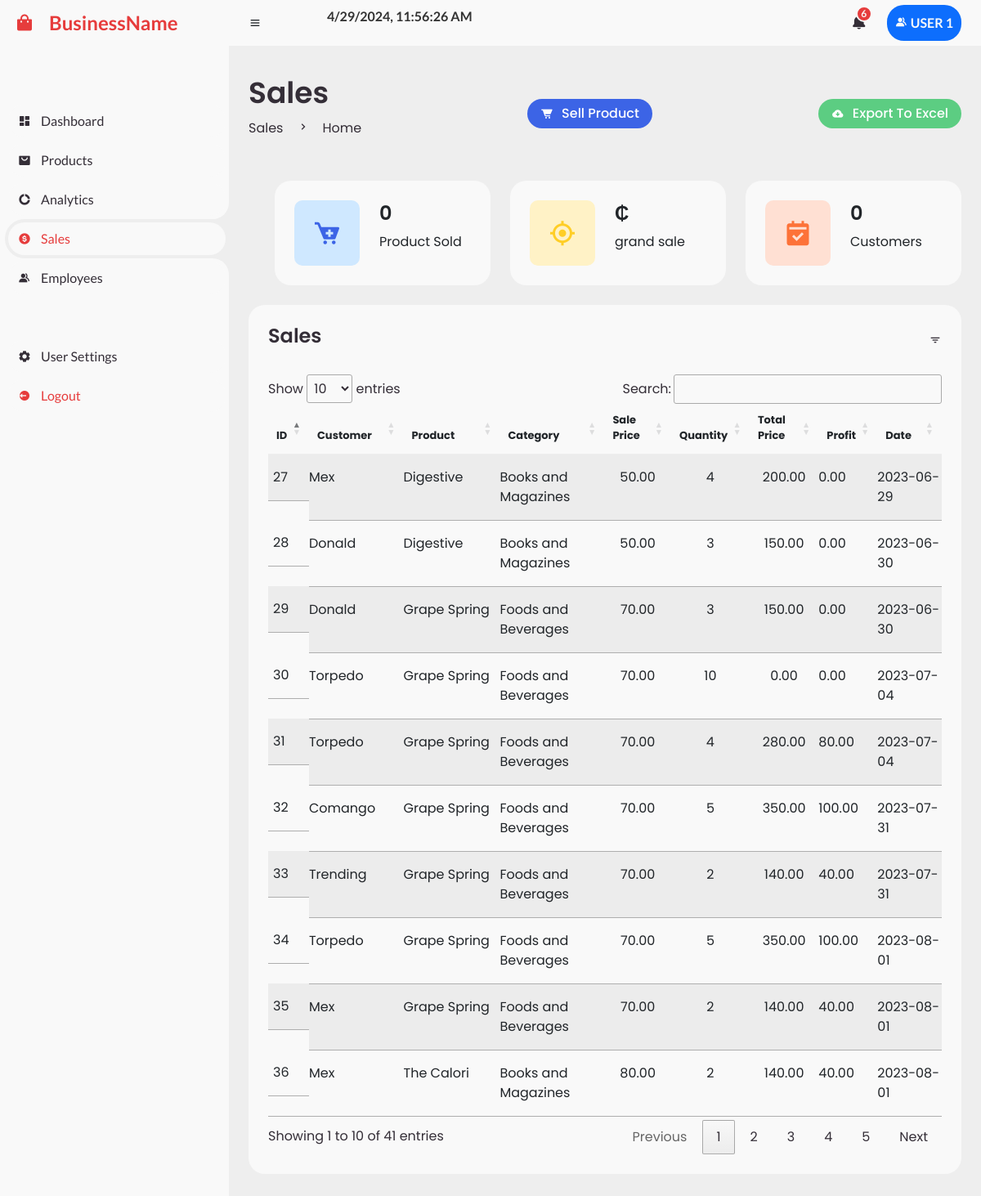
/pages/sale.php (signed in), run on the app's committed database.
### tables this page shows
CREATE TABLE `settings` (
  `CompanyName` varchar(255) NOT NULL DEFAULT 'RMS'
);

CREATE TABLE `sales` (
  `id` int(11) NOT NULL,
  `CustomerName` varchar(255) NOT NULL,
  `ProductName` varchar(255) NOT NULL,
  `Category` varchar(255) NOT NULL,
  `SalesPrice` decimal(10,2) NOT NULL,
  `Quantity` int(11) NOT NULL,
  `TotalPrice` decimal(10,2) NOT NULL,
  `Profit` decimal(10,2) NOT NULL,
  `Date` varchar(255) NOT NULL
);

### pages/sale.php (the view, shortened to what this page needs)
<?php
include "../include/config.php";
$CompNameSQL = mysqli_query($conn, "SELECT CompanyName FROM settings");
$Comp_row = mysqli_fetch_assoc($CompNameSQL);
$CompName = $Comp_row['CompanyName'];
$today = date('Y-m-d');
$firstDayOfWeek = date('Y-m-d', strtotime('last monday', strtotime($today)));
$soldSQL = mysqli_query($conn,"SELECT * FROM sales WHERE Date BETWEEN '$firstDayOfWeek' AND '$today' GROUP BY ProductName");
$total_sold = mysqli_num_rows($soldSQL);
$grandTotalSQL = mysqli_query($conn, "SELECT SUM(TotalPrice) AS grand_total FROM `sales` WHERE Date BETWEEN '$firstDayOfWeek' AND '$today'");
$grand_total_row = mysqli_fetch_assoc($grandTotalSQL);
$grand_total = $grand_total_row['grand_total'];
$customersSQL = mysqli_query($conn,"SELECT * FROM customers WHERE Date BETWEEN '$firstDayOfWeek' AND '$today' GROUP BY CustomerName");
$total_customers = mysqli_num_rows($customersSQL);
?>
<!DOCTYPE html>
<html lang="en">
<head>
	<link href='https://unpkg.com/boxicons@2.0.9/css/boxicons.min.css' rel='stylesheet'>
   <link rel="stylesheet" href="https://cdn.datatables.net/1.13.7/css/jquery.dataTables.min.css" />
   <link rel="stylesheet" href="https://cdn.datatables.net/2.0.2/css/dataTables.dataTables.css" />
   <link rel="stylesheet" href="https://cdn.datatables.net/buttons/3.0.1/css/buttons.dataTables.css" />
    <link href="https://cdn.jsdelivr.net/npm/bootstrap@5.0.2/dist/css/bootstrap.min.css" rel="stylesheet">
    <link rel="stylesheet" href="https://cdnjs.cloudflare.com/ajax/libs/font-awesome/6.3.0/css/all.min.css"/>    <link rel="stylesheet" href="https://cdnjs.cloudflare.com/ajax/libs/font-awesome/6.3.0/css/all.min.css"/>
	<link rel="stylesheet" href="../css/template.css">
	<link rel="stylesheet" href="../css/product.css">
</head>
<body>
<section  id="sidebar">
        <a href="dashboard.php" class="brand">
            <i class="bx bxs-shopping-bag"></i>
            <span class="text"><?php echo $CompName ?></span>
        </a>
        <ul class="side-menu top p-0">
            <li >
				<a href="../pages/dashboard.php">
					<i class='bx bxs-dashboard' ></i>
					<span class="text">Dashboard</span>
				</a>
			</li>
			<li>
				<a href="../pages/admin_prod.php">
					<i class='bx bxs-shopping-bag-alt'></i>
					<span class="text">Products</span>
				</a>
			</li>
			<li>
				<a href="../pages/analytics.php">
					<i class='bx bxs-doughnut-chart' ></i>
					<span class="text">Analytics</span>
				</a>
			</li>
			<li class="active">
				<a href="sale.php">
					<i class='bx bxs-dollar-circle' ></i>
					<span class="text">Sales</span>
				</a>
			</li>
			<li>
				<a href="../pages/employees.php">
					<i class='bx bxs-group' ></i>
					<span class="text">Employees</span>
				</a>
			</li>
		</ul>
		<ul class="side-menu p-0">
			<li>
				<a href="users.php">
					<i class='bx bxs-cog' ></i>
					<span class="text">User Settings</span>
				</a>
			</li>
			<li>
				<a href="../index.php" class="logout">
					<i class='bx bxs-log-out-circle' ></i>
					<span class="text">Logout</span>
				</a>
			</li>
       </ul>
    </section>
	<section id="content">
        <?php
		   include "../include/navbar.php"
        ?>
		<main>
			<div class="head-title">
				<div class="left">
					<h1>Sales</h1>
					<ul class="breadcrumb">
						<li>
							<a href="#">Sales</a>
						</li>
						<li><i class='bx bx-chevron-right' ></i></li>
						<li>
							<a class="active" href="#">Home</a>
						</li>
					</ul>
				</div>
            <a href="admin_sell.php" class="btn-sell">
                <i style="color:#fff;" class='bx bxs-cart-alt'></i>
					<span style="color:#fff;" class="text">Sell Product</span>
				</a>
				<a href="saleExport.php" class="btn-download">
					<i style="color:#fff;" class='bx bxs-cloud-download' ></i>
					<span style="color:#fff;" class="text">Export To Excel</span>
				</a>
			</div>
			<ul class="box-info">
                <li title="within this week">
                <i class='bx bxs-cart-add' ></i>
					<span class="text">
						<h3><?php echo $total_sold?></h3>
						<p>Product Sold</p>
					</span>
				</li>
                <li title="your weekly sales">
                <i class='bx bx-target-lock'></i>
					<span class="text">
						<h3><?php echo '₵', $grand_total ?></h3>
						<p>grand sale</p>
					</span>
				</li>
                <li title="within this week">
					<i class="bx bxs-calendar-check"></i>
					<span class="text">
						<h3><?php echo $total_customers ?></h3>
						<p>Customers</p>
					</span>
				</li>
			</ul>
			<div class="table-data">
               <div class="recent">
                  <div class="head">
                     <h3>Sales</h3>
                     <i class='bx bx-filter' ></i>
                  </div>
                   <table id="saleTable" class="table table-striped" style="width:100%">
                        <thead>
                            <tr>
                              <th>ID</th>
                              <th>Customer</th>
                              <th>Product</th>
                              <th>Category</th>
                              <th>Sale Price</th>
                              <th>Quantity</th>
                              <th>Total Price</th>
                              <th>Profit</th>
                              <th>Date</th>
                           </tr>
                        </thead>
                        <tbody>
                            <?php
                            include "../include/config.php";
                            $sql = "SELECT ID,CustomerName,ProductName,Category,`SalesPrice` , Quantity, TotalPrice, Profit, Date FROM sales  ORDER BY Date DESC";
                            $result = $conn->query($sql);
                            if ($result->num_rows > 0) {
                                while ($row = $result->fetch_assoc()) {
                                    echo "<tr>";
                                    echo "<td>" . $row['ID'] . "</td>";
                                    echo "<td>" . $row['CustomerName'] . "</td>";
                                    echo "<td>" . $row['ProductName'] . "</td>";
                                    echo "<td>" . $row['Category'] . "</td>";
                                    echo "<td class='text-center'>" . $row['SalesPrice'] . "</td>";
                                    echo "<td class='text-center'>" . $row['Quantity'] . "</td>";
                                    echo "<td class='text-center'>" . $row['TotalPrice'] . "</td>";
                                    echo "<td class='text-start'>" . $row['Profit'] . "</td>";
                                    echo "<td class='text-start'>" . $row['Date'] . "</td>";
                                    echo "</tr>";
                                }
                            }
                            ?>
                        </tbody>
                    </table>
                  </div>
               </div>
        </main>
	</section>
</body>
</html>

### css/template.css (style rules this page uses)
a { text-decoration: none; }
li { list-style: none; }
* { margin: 0; padding: 0; box-sizing: border-box; }
html { overflow-x: hidden; }
body { background: #eee; overflow-x: hidden; }
#sidebar { position: fixed; top: 0; left: 0; width: 280px; height: 100%; background: #f9f9f9; z-index: 2000; font-family: "lato", sans-serif; transition: 0.3s ease; overflow-x: hidden; scrollbar-width: none; }
#sidebar .side-menu .active a { color: #e63c3c; }
#sidebar .brand { font-size: 24px; font-weight: 700; height: 56px; display: flex; align-items: center; color: #e63c3c; position: sticky; top: 0; left: 0; background: #f9f9f9; z-index: 500; padding-bottom: 20px; box-sizing: content-box; }
#sidebar .brand .bx { min-width: 60px; display: flex; justify-content: center; }
#sidebar .side-menu { width: 100%; margin-top: 48px; }
#sidebar .side-menu li { height: 48px; background: transparent; margin-left: 6px; border-radius: 48px 0 0 48px; padding: 4px; }
#sidebar .side-menu li.active { background-color: #eee; position: relative; }
#sidebar .side-menu li.active::before { content: ""; position: absolute; width: 40px; height: 40px; border-radius: 50%; top: -40px; right: 0; box-shadow: 20px 20px 0 #eee; z-index: -1; }
#sidebar .side-menu li.active::after { content: ""; position: absolute; width: 40px; height: 40px; border-radius: 50%; bottom: -40px; right: 0; box-shadow: 20px -20px 0 #eee; z-index: -1; }
#sidebar .side-menu li a { width: 100%; height: 100%; background: #f9f9f9; display: flex; align-items: center; border-radius: 48px; font-size: 16px; color: #342e37; white-space: nowrap; overflow-x: hidden; }
#sidebar .side-menu li a.logout { color: #e63c3c; }
#sidebar .side-menu li a .bx { min-width: 40px; display: flex; justify-content: center; }
#content { position: relative; width: calc(100% - 280px); left: 280px; transition: 0.3s ease; }
#content a { color: #342e37; }
main { width: 100%; padding: 36px 24px; font-family: "Poppins", sans-serif; max-height: calc(100vh - 56px); overflow-y: auto; }
main .box-info { display: grid; grid-template-columns: repeat(auto-fit, minmax(240px, 1fr)); grid-gap: 24px; margin-top: 36px; }
main .box-info li { padding: 24px; background: #f9f9f9; border-radius: 20px; display: flex; align-items: center; grid-gap: 24px; }
main .box-info li .text h3 { font-size: 24px; font-weight: 600; }
main .box-info li .bx { width: 80px; height: 80px; border-radius: 10px; background: #eee; font-size: 36px; display: flex; justify-content: center; align-items: center; }
main .box-info li:nth-child(1) .bx { background: #cfe8ff; color: #3c64e6; }
main .box-info li:nth-child(2) .bx { background: #FFF2C6; color: #FFCE26; }
main .box-info li:nth-child(3) .bx { background: #FFE0D3; color: #FD7238; }
main .head-title { display: flex; align-items: center; justify-content: space-between; grid-gap: 16px; flex-wrap: wrap; }
main .head-title .btn-download { height: 36px; padding: 0 16px; border-radius: 36px; background: rgba(9, 187, 69, 0.631372549); color: #f9f9f9; display: flex; justify-content: center; align-items: center; grid-gap: 10px; font-weight: 500; }
main .head-title .btn-sell { height: 36px; padding: 0 16px; border-radius: 36px; background: #3c64e6; color: #f9f9f9; display: flex; justify-content: center; align-items: center; grid-gap: 10px; font-weight: 500; }
main .head-title .left h1 { font-size: 36px; font-weight: 600; margin-bottom: 10px; color: #342e37; }
main .head-title .left .breadcrumb { display: flex; align-items: center; grid-gap: 16px; }
main .head-title .left .breadcrumb li { color: #342e37; }
main .head-title .left .breadcrumb li a { color: #aaaaaa; pointer-events: none; }
main .head-title .left .breadcrumb li a.active { color: #e63c3c; pointer-events: unset; }

### data on the page
settings: CompanyName "BusinessName"
sales: id "34", CustomerName "Torpedo", ProductName "Grape Spring", Category "Foods and Beverages", SalesPrice "70.00", Quantity "5", TotalPrice "350.00", Profit "100.00", Date "2023-08-01"
sales: id "35", CustomerName "Mex", ProductName "Grape Spring", Category "Foods and Beverages", SalesPrice "70.00", Quantity "2", TotalPrice "140.00", Profit "40.00", Date "2023-08-01"
sales: id "36", CustomerName "Mex", ProductName "The Calori", Category "Books and Magazines", SalesPrice "80.00", Quantity "2", TotalPrice "140.00", Profit "40.00", Date "2023-08-01"
sales: id "32", CustomerName "Comango", ProductName "Grape Spring", Category "Foods and Beverages", SalesPrice "70.00", Quantity "5", TotalPrice "350.00", Profit "100.00", Date "2023-07-31"
sales: id "33", CustomerName "Trending", ProductName "Grape Spring", Category "Foods and Beverages", SalesPrice "70.00", Quantity "2", TotalPrice "140.00", Profit "40.00", Date "2023-07-31"
sales: id "30", CustomerName "Torpedo", ProductName "Grape Spring", Category "Foods and Beverages", SalesPrice "70.00", Quantity "10", TotalPrice "0.00", Profit "0.00", Date "2023-07-04"
sales: id "31", CustomerName "Torpedo", ProductName "Grape Spring", Category "Foods and Beverages", SalesPrice "70.00", Quantity "4", TotalPrice "280.00", Profit "80.00", Date "2023-07-04"
sales: id "28", CustomerName "Donald", ProductName "Digestive", Category "Books and Magazines", SalesPrice "50.00", Quantity "3", TotalPrice "150.00", Profit "0.00", Date "2023-06-30"
sales: id "29", CustomerName "Donald", ProductName "Grape Spring", Category "Foods and Beverages", SalesPrice "70.00", Quantity "3", TotalPrice "150.00", Profit "0.00", Date "2023-06-30"
sales: id "27", CustomerName "Mex", ProductName "Digestive", Category "Books and Magazines", SalesPrice "50.00", Quantity "4", TotalPrice "200.00", Profit "0.00", Date "2023-06-29"

### other printed values
$total_messages "6"
$_SESSION['username'] "USER 1"
$total_sold "0"
$total_customers "0"
